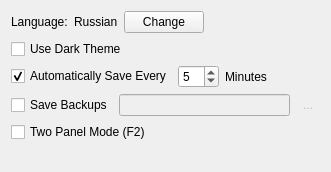
                <widget class="QWidget" name="applicationPageCommon">
                 <layout class="QGridLayout" name="gridLayout_18">
                  <item row="8" column="0">
                   <spacer name="verticalSpacer_4">
                    <property name="orientation">
                     <enum>Qt::Vertical</enum>
                    </property>
                    <property name="sizeHint" stdset="0">
                     <size>
                      <width>13</width>
                      <height>13</height>
                     </size>
                    </property>
                   </spacer>
                  </item>
                  <item row="1" column="0">
                   <widget class="QCheckBox" name="useDarkTheme">
                    <property name="text">
                     <string>Use Dark Theme</string>
                    </property>
                   </widget>
                  </item>
                  <item row="0" column="0">
                   <layout class="QHBoxLayout" name="horizontalLayout_13">
                    <item>
                     <widget class="QLabel" name="label_31">
                      <property name="text">
                       <string>Language:</string>
                      </property>
                     </widget>
                    </item>
                    <item>
                     <widget class="QLabel" name="applicationLanguage">
                      <property name="text">
                       <string>Russian</string>
                      </property>
                     </widget>
                    </item>
                    <item>
                     <widget class="QPushButton" name="changeLanguage">
                      <property name="text">
                       <string>Change</string>
                      </property>
                     </widget>
                    </item>
                    <item>
                     <spacer name="horizontalSpacer_5">
                      <property name="orientation">
                       <enum>Qt::Horizontal</enum>
                      </property>
                      <property name="sizeHint" stdset="0">
                       <size>
                        <width>40</width>
                        <height>20</height>
                       </size>
                      </property>
                     </spacer>
                    </item>
                   </layout>
                  </item>
                  <item row="2" column="0">
                   <layout class="QHBoxLayout" name="horizontalLayout_3">
                    <item>
                     <widget class="QCheckBox" name="autosave">
                      <property name="text">
                       <string>Automatically Save Every</string>
                      </property>
                      <property name="checked">
                       <bool>true</bool>
                      </property>
                     </widget>
                    </item>
                    <item>
                     <widget class="QSpinBox" name="autosaveInterval">
                      <property name="minimum">
                       <number>2</number>
                      </property>
                      <property name="maximum">
                       <number>30</number>
                      </property>
                      <property name="value">
                       <number>5</number>
                      </property>
                     </widget>
                    </item>
                    <item>
                     <widget class="QLabel" name="autosaveSiffix">
                      <property name="text">
                       <string>Minutes</string>
                      </property>
                      <property name="buddy">
                       <cstring>autosaveInterval</cstring>
                      </property>
                     </widget>
                    </item>
                    <item>
                     <widget class="ToolTipLabel" name="autosaveDescription">
                      <property name="maximumSize">
                       <size>
                        <width>16</width>
                        <height>16</height>
                       </size>
                      </property>
                      <property name="toolTip">
                       <string>Autosave works very accuracy. It saves project every 3 seconds if you don't use mouse or keyboard, but if you work with no terminations it saves project every 5 minutes.</string>
                      </property>
                      <property name="text">
                       <string/>
                      </property>
                      <property name="pixmap">
                       <pixmap resource="../../../scenarist-core/Resources/Resources.qrc">:/Graphics/Icons/help.png</pixmap>
                      </property>
                      <property name="scaledContents">
                       <bool>true</bool>
                      </property>
                     </widget>
                    </item>
                    <item>
                     <spacer name="horizontalSpacer_15">
                      <property name="orientation">
                       <enum>Qt::Horizontal</enum>
                      </property>
                      <property name="sizeHint" stdset="0">
                       <size>
                        <width>40</width>
                        <height>20</height>
                       </size>
                      </property>
                     </spacer>
                    </item>
                   </layout>
                  </item>
                  <item row="6" column="0">
                   <widget class="QCheckBox" name="applicationTwoPanelMode">
                    <property name="text">
                     <string>Two Panel Mode (F2)</string>
                    </property>
                   </widget>
                  </item>
                  <item row="5" column="0">
                   <layout class="QHBoxLayout" name="horizontalLayout_11">
                    <item>
                     <widget class="QCheckBox" name="saveBackups">
                      <property name="text">
                       <string>Save Backups</string>
                      </property>
                      <property name="checked">
                       <bool>false</bool>
                      </property>
                     </widget>
                    </item>
                    <item>
                     <widget class="QLineEdit" name="saveBackupsFolder">
                      <property name="enabled">
                       <bool>false</bool>
                      </property>
                      <property name="clearButtonEnabled">
                       <bool>false</bool>
                      </property>
                     </widget>
                    </item>
                    <item>
                     <widget class="FlatButton" name="browseBackupFolder">
                      <property name="enabled">
                       <bool>false</bool>
                      </property>
                      <property name="toolTip">
                       <string>Browse...</string>
                      </property>
                      <property name="text">
                       <string>...</string>
                      </property>
                      <property name="icon">
                       <iconset resource="../../../scenarist-core/Resources/Resources.qrc">
                        <normaloff>:/Graphics/Icons/browse.png</normaloff>:/Graphics/Icons/browse.png</iconset>
                      </property>
                      <property name="iconSize">
                       <size>
                        <width>22</width>
                        <height>22</height>
                       </size>
                      </property>
                      <property name="autoRaise">
                       <bool>true</bool>
                      </property>
                     </widget>
                    </item>
                   </layout>
                  </item>
                  <item row="7" column="0">
                   <widget class="QWidget" name="widget" native="true"/>
                  </item>
                 </layout>
                </widget>
